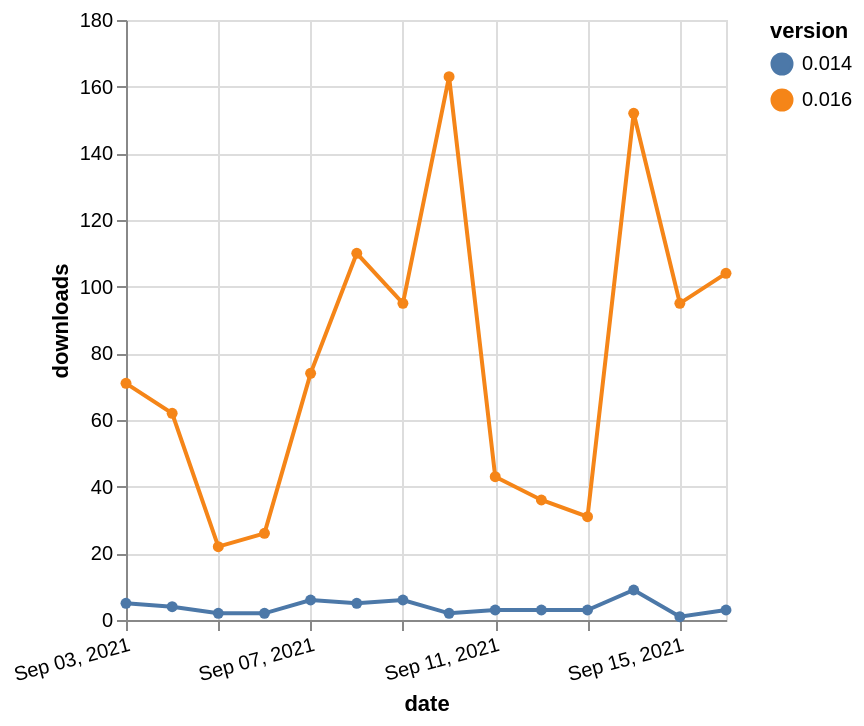

Write a Vega-Lite specification for this figure.
### Vega-Lite specification from a JSON file in a GitHub repository (floating-point values rounded to 4 significant figures)
{"$schema": "https://vega.github.io/schema/vega-lite/v5.json", "description": "A simple bar chart with embedded data.", "data": {"values": [{"date": "2021-09-03", "total": 21524, "delta": 5, "version": "0.014"}, {"date": "2021-09-04", "total": 21528, "delta": 4, "version": "0.014"}, {"date": "2021-09-05", "total": 21530, "delta": 2, "version": "0.014"}, {"date": "2021-09-06", "total": 21532, "delta": 2, "version": "0.014"}, {"date": "2021-09-07", "total": 21538, "delta": 6, "version": "0.014"}, {"date": "2021-09-08", "total": 21543, "delta": 5, "version": "0.014"}, {"date": "2021-09-09", "total": 21549, "delta": 6, "version": "0.014"}, {"date": "2021-09-10", "total": 21551, "delta": 2, "version": "0.014"}, {"date": "2021-09-11", "total": 21554, "delta": 3, "version": "0.014"}, {"date": "2021-09-12", "total": 21557, "delta": 3, "version": "0.014"}, {"date": "2021-09-13", "total": 21560, "delta": 3, "version": "0.014"}, {"date": "2021-09-14", "total": 21569, "delta": 9, "version": "0.014"}, {"date": "2021-09-15", "total": 21570, "delta": 1, "version": "0.014"}, {"date": "2021-09-16", "total": 21573, "delta": 3, "version": "0.014"}, {"date": "2021-09-03", "total": 85208, "delta": 71, "version": "0.016"}, {"date": "2021-09-04", "total": 85270, "delta": 62, "version": "0.016"}, {"date": "2021-09-05", "total": 85292, "delta": 22, "version": "0.016"}, {"date": "2021-09-06", "total": 85318, "delta": 26, "version": "0.016"}, {"date": "2021-09-07", "total": 85392, "delta": 74, "version": "0.016"}, {"date": "2021-09-08", "total": 85502, "delta": 110, "version": "0.016"}, {"date": "2021-09-09", "total": 85597, "delta": 95, "version": "0.016"}, {"date": "2021-09-10", "total": 85760, "delta": 163, "version": "0.016"}, {"date": "2021-09-11", "total": 85803, "delta": 43, "version": "0.016"}, {"date": "2021-09-12", "total": 85839, "delta": 36, "version": "0.016"}, {"date": "2021-09-13", "total": 85870, "delta": 31, "version": "0.016"}, {"date": "2021-09-14", "total": 86022, "delta": 152, "version": "0.016"}, {"date": "2021-09-15", "total": 86117, "delta": 95, "version": "0.016"}, {"date": "2021-09-16", "total": 86221, "delta": 104, "version": "0.016"}]}, "width": "container", "mark": {"type": "line", "point": {"filled": true}}, "encoding": {"x": {"field": "date", "type": "temporal", "timeUnit": "yearmonthdate", "title": "date", "axis": {"labelAngle": -15}}, "y": {"field": "delta", "type": "quantitative", "title": "downloads"}, "color": {"field": "version", "type": "nominal"}, "tooltip": {"field": "delta"}}}
